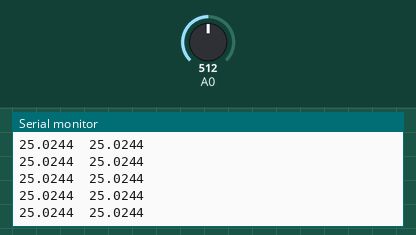
Recording of a sketch running on a simulated Arduino Uno, built with avr-gcc and run on an emulated ATmega328P. Parts: the last lines printed to the serial monitor. Inputs (shaded band) come from the test bench; at power-on: A0 = 512.

Above: at 1.2 s.
1.3 s: A0 set to 716
At 1.35 s:
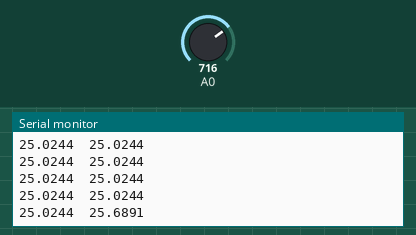
2.8 s: A0 set to 900
At 2.84 s:
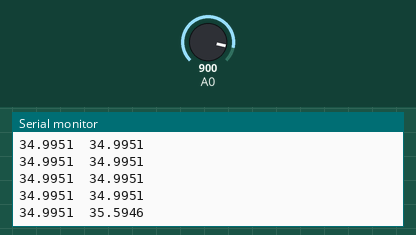
Timing chart, 0 to 5.8 s (numbered marks = the images above; inputs shaded):
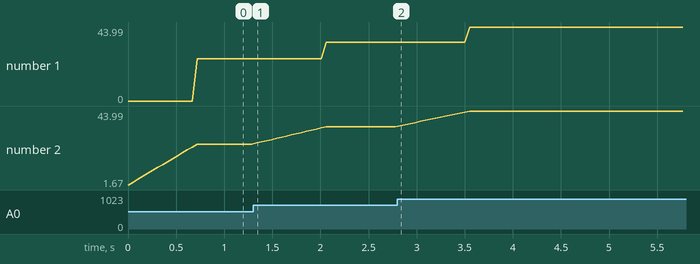

The sketch:

Moving_Average.ino
```cpp
#include <SoftwareSerial.h>

//Moving Average
double readings[15];      // the readings from the analog input
int index = 0;         // the index of the current reading
double total = 0;        // the running total
double average = 0;      // the average

void setup() {
  Serial.begin(19200);
  // initialize all the elements of the array "readings[15]"
  for (int i = 0; i < 15; i++) {
    readings[i] = 0; }
}

void loop() {
  total = total - readings[index];  // subtract the last reading:
  int sen_val = analogRead(0); //Read from the sensor
  readings[index] =  sen_val * 5.0/1023.0;
  total = total + readings[index]; // add the reading to the total:
  index++; // advance to the next position in the array:

  if (index >= 15) { index = 0;  }  // if we're at the end of the array...

  average = total / 15.0;  // calculate the average:

  Serial.print(readings[index] * 10, 4); Serial.print("\t");
  Serial.println(average * 10, 4);
  delay(50);
}
```

Measured:
- after the input at 1.3 s, the serial monitor: prints a new line at once (image 1)
- after the input at 2.8 s, the serial monitor: prints a new line at once (image 2)
- plotted number 1: 25.02 → 35 after the input at 1.3 s, 35 → 43.99 after the input at 2.8 s
- plotted number 2: 25.02 → 35 after the input at 1.3 s, 35 → 43.99 after the input at 2.8 s
